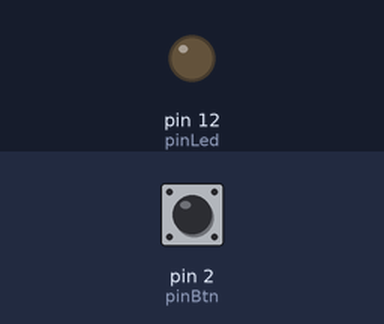
The sketch below on a simulated Arduino Uno, built with avr-gcc and run on an emulated ATmega328P. Parts: output pins drawn as LEDs (lit = HIGH). The inputs (shaded band) are chosen by the test bench; at power-on: pin 2 (pinBtn) LOW.

Above: at 1.2 s.
1.3 s: pin 2 (pinBtn) pulled HIGH for 0.15 s
At 2.37 s:
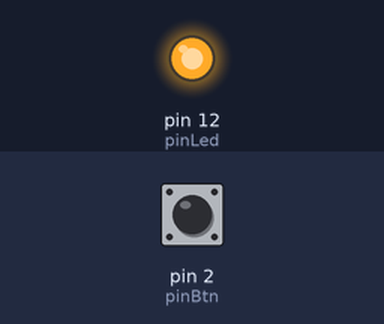
3.9 s: pin 2 (pinBtn) pulled HIGH for 1 s
At 7.1 s:
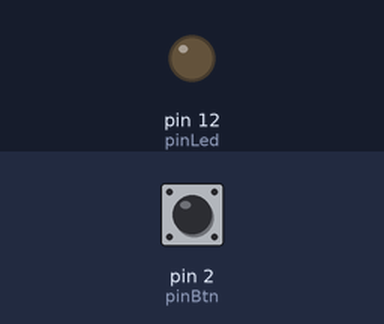
7.4 s: pin 2 (pinBtn) pulled HIGH for 3.2 s
At 8.8 s:
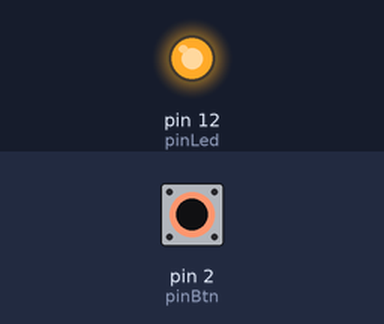
Timing chart, 0 to 13.1 s (numbered marks = the images above; inputs shaded):
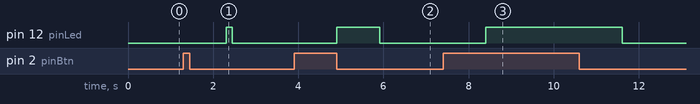

Measured:
- after the input at 1.3 s, pin 12 (pinLed): LOW → HIGH after 1.0 s, → LOW 0.15 s later
- after the input at 3.9 s, pin 12 (pinLed): LOW → HIGH after 1.0 s, → LOW 1.0 s later
- after the input at 7.4 s, pin 12 (pinLed): LOW → HIGH after 1.0 s, → LOW 3.2 s later

The sketch:

migajaca_z_opoznieniem.ino
```cpp
#define EPS 10
#define SIZE 100

short pinLed = 12;
short pinBtn = 2;
boolean queue[SIZE];

void setup(void)
{
  pinMode(pinLed, OUTPUT);
  pinMode(pinBtn, INPUT);
  for (int i = 0; i < SIZE; i++)
    queue[i] = false;
}

short btnState;
short pos = 0;

void loop(void)
{
    digitalWrite(pinLed, queue[pos]?HIGH:LOW);

  btnState = digitalRead(pinBtn);
  queue[pos++] = btnState == HIGH;
  if (pos == SIZE) pos = 0;

  delay(EPS);
}
```

migajaca_z_opoznieniem.bak1.ino
```cpp
/*
short pinLed = 12;
short pinBtn = 2;

#define EPS 10
#define QUEUE_SIZE 256

long queue[QUEUE_SIZE];
short qStart = 0, qEnd = 0;

void meminit(long* array, long length, long val)
{
  long i = 0;
  while (i < length)
    array[i++] = val;
}

void setup(void)
{
  pinMode(pinLed, OUTPUT);
  pinMode(pinBtn, INPUT);
  meminit(queue, QUEUE_SIZE, -100);
}

short btnState, btnPrevState = LOW;
long currentTime;

void loop(void)
{
  btnState = digitalRead(pinBtn);
  currentTime = millis();

  if (abs(queue[qStart] - currentTime) < EPS) {
    digitalWrite(pinLed, HIGH);
    if (++qStart == QUEUE_SIZE) qStart = 0;
  } else {
    digitalWrite(pinLed, LOW);
  }

  if (btnState == HIGH) {
    queue[qEnd++] = currentTime + 1000;
    if (qEnd == QUEUE_SIZE) qEnd = 0;
  }

  delay(EPS);
}
*/
```

migajaca_z_opoznieniem.old.ino
```cpp
/*
int pin = 13;
int pinPast = 12;
int buttonPin = 2;
volatile int state = LOW;

unsigned long currentTime;
String polecenia = "";

void setup()
{
  pinMode(pin, OUTPUT);
  pinMode(pinPast, OUTPUT);
  pinMode(buttonPin, INPUT);

  Serial.begin(9600);
  Serial.print(currentTime);
}

void loop()
{

  currentTime = millis();

  if (digitalRead(buttonPin) == HIGH) {
     blink();
     delay(150);
  }

  if (getPierwsze() != 0 && currentTime >= getPierwsze()) {
    if (digitalRead(pinPast) == HIGH) {
      digitalWrite(pinPast, LOW);
       digitalWrite(pin, LOW);
    } else {
      digitalWrite(pinPast, HIGH);
       digitalWrite(pin, HIGH);
    }

    delPierwsze();
  }
}

void blink()
{
  unsigned long time = millis() + 1000;
  polecenia = polecenia + time + ",";
  Serial.println(polecenia);

  state = !state;
}

unsigned long getPierwsze()
{
  int dokad = polecenia.indexOf(',');
  String sCzas = polecenia.substring(0, dokad);

  unsigned long toReturn = 0;
  int pozycji = sCzas.length();

  for (int i = 0; i < pozycji; i++) {
    toReturn *= 10;
    toReturn += (int)(sCzas[i] - '0');
  }

  return toReturn;
}

void delPierwsze()
{
  int dokad = polecenia.indexOf(',');
  polecenia = polecenia.substring(dokad + 1);
}
*/
```
